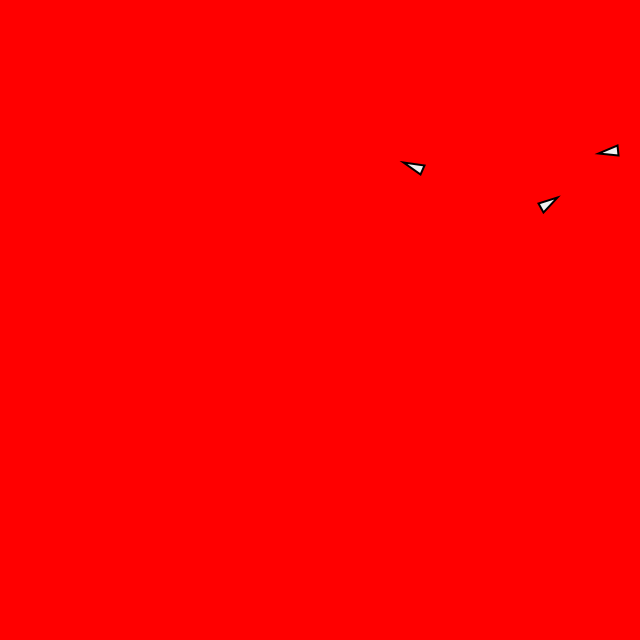
Frame 1 (no input)
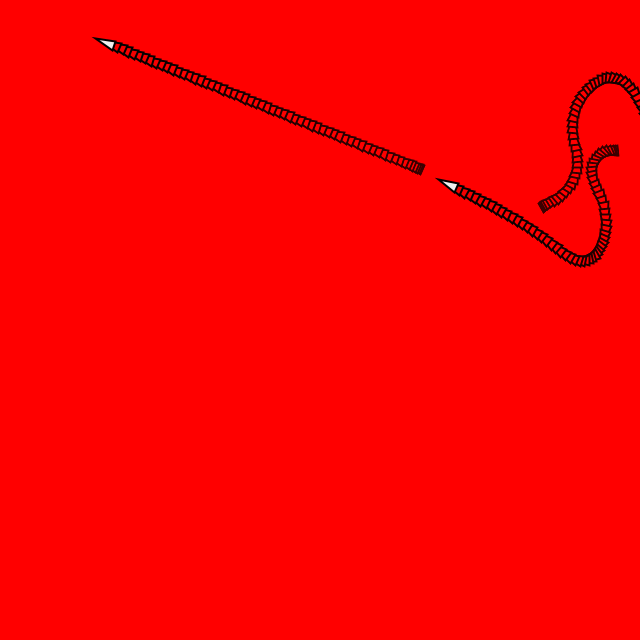
Frame 60 (the mouse pressed at the canvas centre just before this capture)
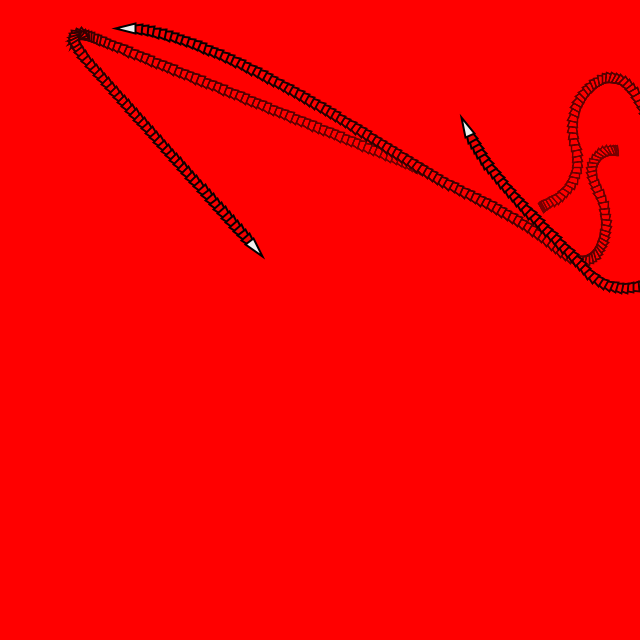
Frame 120 (the mouse held since frame 60 and released just before this capture)

The Processing sketch that drew these frames (run headless with seeded random() and noise(); from frame 60 on, the mouse is pressed at the canvas centre):

// Processing sketch: Noc06_01_Vehicle1
// ── Noc06_01_Vehicle1.pde
// Nature of Code Exercise 1.8 Acceleration with Mouse Attraction

import java.util.Random;

final int NUM_VEHICLES = 3;
final float MAX_SPEED = 6;
final float MAX_ACCELERATION = 0.6;
final float APPROACH_DISTANCE = MAX_SPEED*10;

ArrayList<Vehicle> vehicles = new ArrayList<Vehicle>();
Random generator = new Random();

void setup() {
  size(640, 640);
  background(255);

  for (int i = 0; i < NUM_VEHICLES; i++) {
    vehicles.add(new Vehicle(random(width), random(height), 5));
  }
}
void draw() {
  fadeBackground();
  updateTheVehicles();
}

void fadeBackground() {
  int totalPixels = width*height;
  loadPixels();
  for (int i = 0; i < totalPixels; i++) {
    int shade = pixels[i] >> 16 & 0xFF;
    if (shade < 254) shade += 1;
    pixels[i] = color(shade, 0, 0);
  }
  updatePixels();
}


void updateTheVehicles() {
  PVector target = new PVector(mouseX, mouseY);
  for (Vehicle v: vehicles) {
    v.seek(target);
    v.update();
    //v.checkEdges();
    v.display();
    
    PVector vector = PVector.mult(v.velocity,-50);
    target = PVector.add(v.location,vector);
  }
}

void drawHelpText() {
  fill(255);
  textSize(14);
  text("NO MB = Attraction proportional to distance from mouse.", 0, 20);
  text("LEFT MB = Inverse.", 0, 40);
}
// ── Vehicle.pde
// Nature of Code - page 58-59
// Modified example of acceleration towards the mouse
// The Movers will lose interest in the mouse if the mouse is stationary for too many frames.
// The amount of time before a Mover loses interest is randomised using a Gaussian so that
// the majority of Movers will lose interest after about 300 frames.

class Vehicle {
  PVector location;
  PVector velocity;
  PVector acceleration;
  float maxSpeed;
  float maxAcceleration;
  float size = 3;
  
  Vehicle(float x, float y, float r) {
    size = r;
    location = new PVector(x, y);
    velocity = new PVector(0, 0);
    maxSpeed = MAX_SPEED;
    maxAcceleration = MAX_ACCELERATION;
    acceleration = new PVector(0, 0);
  }

  void update() {
    acceleration.limit(maxAcceleration);
    velocity.add(acceleration);
    velocity.limit(maxSpeed);
    location.add(velocity);
    acceleration.mult(0);
  }

  void seek(PVector target) {
    PVector desired = PVector.sub(target, location);
    desired.limit(maxSpeed);
    PVector steer = PVector.sub(desired, velocity);
    steer.limit(maxAcceleration);
    applyForce(steer);
  }
  
  void applyForce(PVector force) {
    acceleration.add(force);
  }
  
  void display() {
    float theta = velocity.heading() + PI/2;

    stroke(0);
    strokeWeight(2);
    fill(240);
    pushMatrix();
    translate(location.x, location.y);
    rotate(theta);
    beginShape();
    vertex(0, -size*2);
    vertex(-size, size*2);
    vertex(size, size*2);
    endShape(CLOSE);
    popMatrix();
  }

  void checkEdges() {
    if (location.x > width) {
      location.x = 0;
    } else if (location.x < 0) {
      location.x = width;
    }

    if (location.y > height) {
      location.y = 0;
    } else if (location.y < 0) {
      location.y = height;
    }
  }
}
